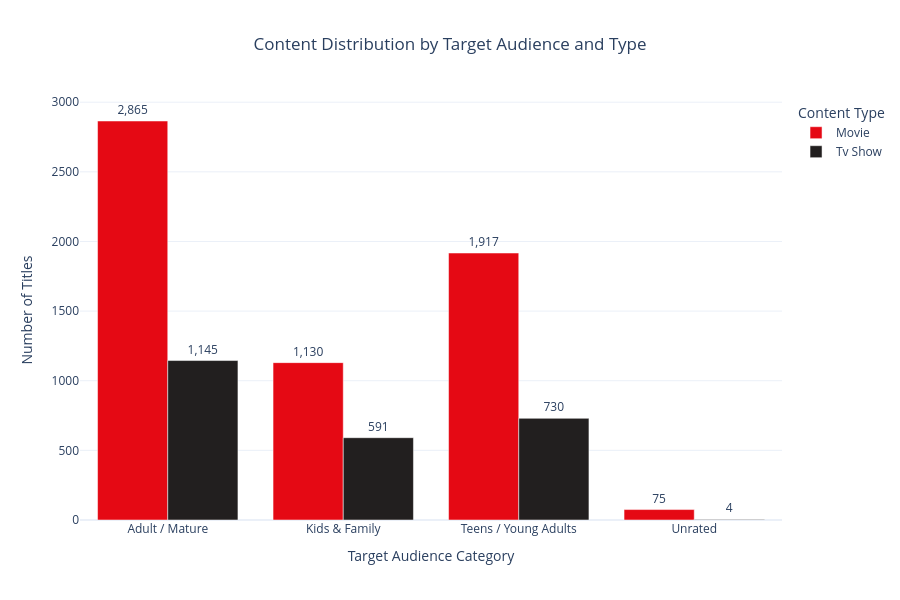

Here is the notebook cell this chart was saved with:
### Markdown cell above
### Interactive Visualizations

### Code cell
#Importing visualization libraries
import plotly.express as px

#Reshaping data for the interactive chart
audience_reset = audience_type.reset_index().melt(
    id_vars='target_audience',
    var_name='Type',
    value_name='Count'
)

#Defining colors
colors = ['#E50914', '#221F1F']

#Creating an interactive grouped bar chart
fig = px.bar(
    audience_reset,
    x='target_audience',
    y='Count',
    color='Type',
    barmode='group',
    text='Count',
    color_discrete_sequence=colors,
    title='Content Distribution by Target Audience and Type',
    labels={
        'target_audience': 'Target Audience Category',
        'Count': 'Number of Titles',
        'Type': 'Content Type'
    }
)

#Adding readable labels and hover details
fig.update_traces(
    texttemplate='%{text:,.0f}',
    textposition='outside',
    cliponaxis=False,
    hovertemplate=(
        '<b>%{x}</b><br>'
        'Content Type: %{fullData.name}<br>'
        'Number of Titles: %{y:,.0f}'
        '<extra></extra>'
    )
)
fig.update_layout(
    template='plotly_white',
    title_x=0.5,
    height=600,
    legend_title_text='Content Type'
)

#Displaying the interactive chart
fig.show()

### Figure 1 — Plotly figure (JSON) as saved in the notebook; plotly's stock layout.template omitted (floating-point values rounded to 4 significant figures)
{"data": [{"alignmentgroup": "True", "cliponaxis": false, "hovertemplate": "<b>%{x}</b><br>Content Type: %{fullData.name}<br>Number of Titles: %{y:,.0f}<extra></extra>", "legendgroup": "Movie", "marker": {"color": "#E50914", "pattern": {"shape": ""}}, "name": "Movie", "offsetgroup": "Movie", "orientation": "v", "showlegend": true, "text": [2865.0, 1130.0, 1917.0, 75.0], "textposition": "outside", "texttemplate": "%{text:,.0f}", "type": "bar", "x": ["Adult / Mature", "Kids & Family", "Teens / Young Adults", "Unrated"], "xaxis": "x", "y": [2865, 1130, 1917, 75], "yaxis": "y"}, {"alignmentgroup": "True", "cliponaxis": false, "hovertemplate": "<b>%{x}</b><br>Content Type: %{fullData.name}<br>Number of Titles: %{y:,.0f}<extra></extra>", "legendgroup": "Tv Show", "marker": {"color": "#221F1F", "pattern": {"shape": ""}}, "name": "Tv Show", "offsetgroup": "Tv Show", "orientation": "v", "showlegend": true, "text": [1145.0, 591.0, 730.0, 4.0], "textposition": "outside", "texttemplate": "%{text:,.0f}", "type": "bar", "x": ["Adult / Mature", "Kids & Family", "Teens / Young Adults", "Unrated"], "xaxis": "x", "y": [1145, 591, 730, 4], "yaxis": "y"}], "layout": {"barmode": "group", "height": 600, "legend": {"title": {"text": "Content Type"}, "tracegroupgap": 0}, "title": {"text": "Content Distribution by Target Audience and Type", "x": 0.5}, "xaxis": {"anchor": "y", "domain": [0, 1], "title": {"text": "Target Audience Category"}}, "yaxis": {"anchor": "x", "domain": [0, 1], "title": {"text": "Number of Titles"}}}}
